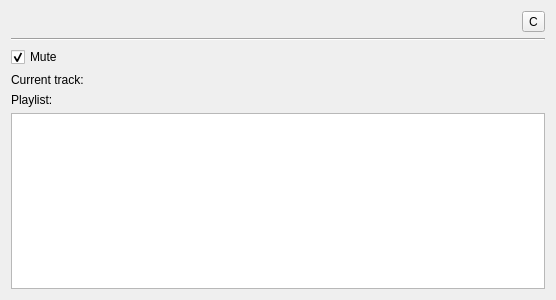
<?xml version="1.0" encoding="UTF-8"?>
<ui version="4.0">
 <class>MVPPlayerRemoteDialog</class>
 <widget class="QDialog" name="MVPPlayerRemoteDialog">
  <property name="geometry">
   <rect>
    <x>0</x>
    <y>0</y>
    <width>556</width>
    <height>300</height>
   </rect>
  </property>
  <property name="windowTitle">
   <string>MVPPlayer - Remote</string>
  </property>
  <layout class="QVBoxLayout" name="verticalLayout_3">
   <item>
    <layout class="QVBoxLayout" name="verticalLayout_2">
     <property name="topMargin">
      <number>0</number>
     </property>
     <item>
      <layout class="QHBoxLayout" name="horizontalLayout">
       <item>
        <layout class="QHBoxLayout" name="layoutButtonsBar"/>
       </item>
       <item>
        <spacer name="horizontalSpacer">
         <property name="orientation">
          <enum>Qt::Horizontal</enum>
         </property>
         <property name="sizeHint" stdset="0">
          <size>
           <width>40</width>
           <height>20</height>
          </size>
         </property>
        </spacer>
       </item>
       <item>
        <widget class="QToolButton" name="btnServer">
         <property name="text">
          <string>C</string>
         </property>
         <property name="icon">
          <iconset resource="../resources/mvpplayer.qrc">
           <normaloff>:/mvpplayer/toolbar/connection.png</normaloff>:/mvpplayer/toolbar/connection.png</iconset>
         </property>
         <property name="iconSize">
          <size>
           <width>32</width>
           <height>32</height>
          </size>
         </property>
         <property name="checkable">
          <bool>true</bool>
         </property>
        </widget>
       </item>
      </layout>
     </item>
     <item>
      <widget class="Line" name="line_2">
       <property name="orientation">
        <enum>Qt::Horizontal</enum>
       </property>
      </widget>
     </item>
     <item>
      <widget class="QCheckBox" name="cbMute">
       <property name="text">
        <string>Mute</string>
       </property>
       <property name="checked">
        <bool>true</bool>
       </property>
      </widget>
     </item>
     <item>
      <layout class="QVBoxLayout" name="verticalLayout">
       <item>
        <layout class="QHBoxLayout" name="horizontalLayout_2">
         <item>
          <widget class="QLabel" name="label">
           <property name="text">
            <string>Current track:</string>
           </property>
          </widget>
         </item>
         <item>
          <widget class="QLabel" name="lblCurrentTrack">
           <property name="text">
            <string/>
           </property>
          </widget>
         </item>
        </layout>
       </item>
       <item>
        <widget class="QLabel" name="label_2">
         <property name="text">
          <string>Playlist:</string>
         </property>
        </widget>
       </item>
       <item>
        <widget class="QListWidget" name="playlist">
         <property name="dragDropMode">
          <enum>QAbstractItemView::DropOnly</enum>
         </property>
        </widget>
       </item>
      </layout>
     </item>
    </layout>
   </item>
  </layout>
 </widget>
 <tabstops>
  <tabstop>btnServer</tabstop>
  <tabstop>cbMute</tabstop>
  <tabstop>playlist</tabstop>
 </tabstops>
 <resources>
  <include location="../resources/mvpplayer.qrc"/>
 </resources>
 <connections/>
</ui>
